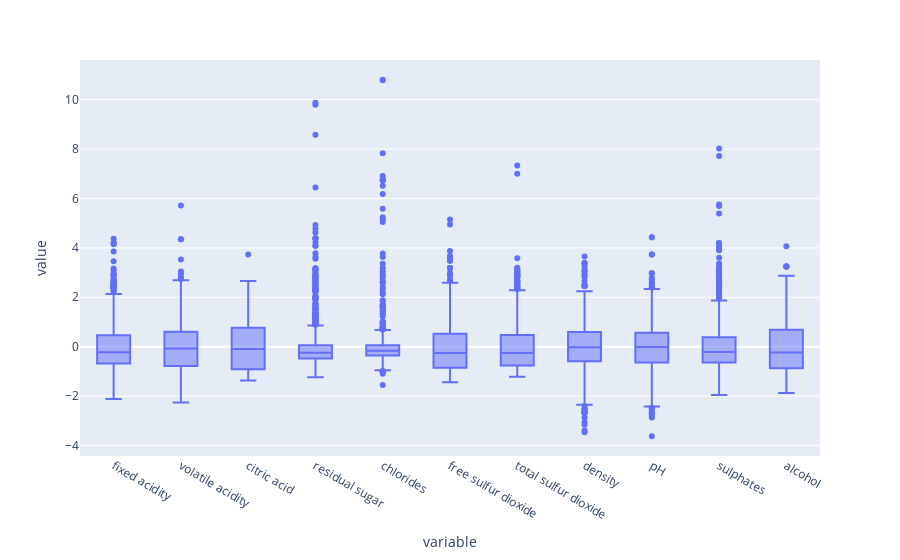

The notebook cell saved with this chart:
### Markdown cell above
Podemos ver uma grande quantidade de possíveis outliers para tratarmos.

### Code cell
from sklearn.preprocessing import StandardScaler

scaler = StandardScaler().fit(data[feature_columns])
normalized = pd.DataFrame(scaler.transform(data[feature_columns]), columns=feature_columns)

px.box(normalized)

### Figure 1 — Plotly figure (JSON) as saved in the notebook; plotly's stock layout.template omitted (floating-point values rounded to 4 significant figures; data arrays with more than 128 entries replaced by an {"elided": "..."} marker saying what was removed)
{"data": [{"alignmentgroup": "True", "hovertemplate": "variable=%{x}<br>value=%{y}<extra></extra>", "legendgroup": "", "marker": {"color": "#636efa"}, "name": "", "notched": false, "offsetgroup": "", "orientation": "v", "showlegend": false, "type": "box", "x": {"elided": "11198 str values"}, "x0": " ", "xaxis": "x", "y": {"elided": "11198 float values"}, "y0": " ", "yaxis": "y"}], "layout": {"boxmode": "group", "legend": {"tracegroupgap": 0}, "margin": {"t": 60}, "xaxis": {"anchor": "y", "domain": [0, 1], "title": {"text": "variable"}}, "yaxis": {"anchor": "x", "domain": [0, 1], "title": {"text": "value"}}}}
